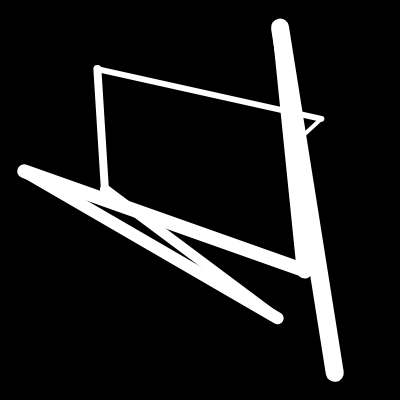
Frame 1 (no input)
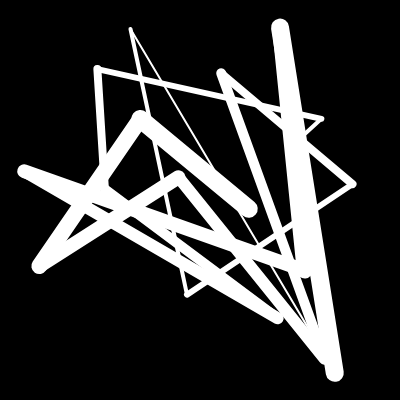
Frame 2 (the mouse pressed at the canvas centre, redrawn once)

The p5.js sketch that drew these frames (run headless with seeded random() and noise() and a simulated clock; the mouse was pressed at the canvas centre and the sketch redrawn once):

// p5.js sketch
// ── sketch.js
let numLines = 9;
let startX,startY,endX,endY;

function setup() {
  createCanvas(400, 400);
  noLoop();
  background(0);
  stroke(255);
  endX=random(width);
  endY=random(height);
}

function draw() {

  for (let i=1;i<=numLines;i++){
    strokeWeight(i*2);
    startX=endX;
    startY=endY;
    endX=random(width);
    endY=random(height);
    line(startX,startY,endX,endY);
  
  }
}
